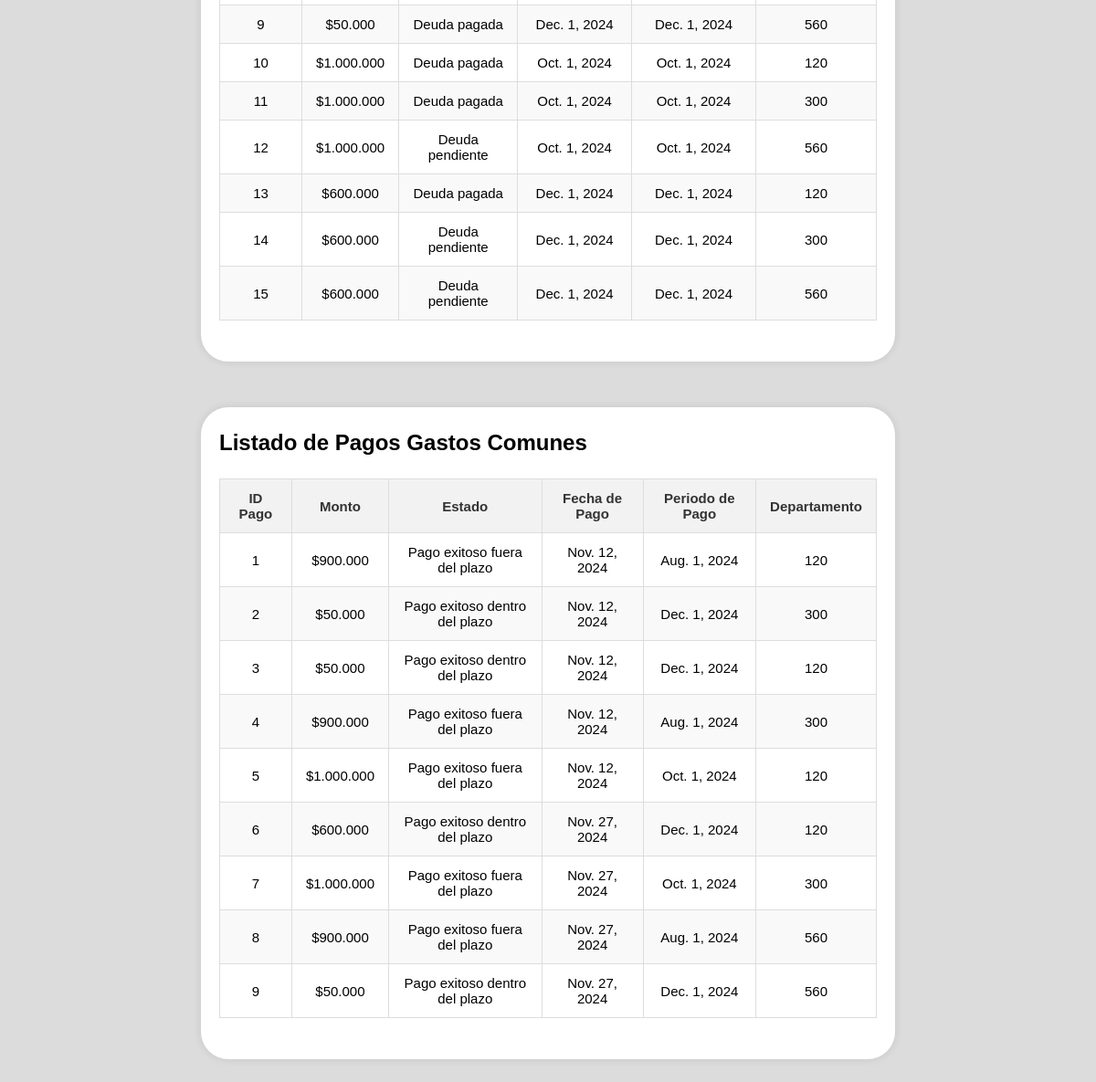
Before: / (lower part) with the older database file.
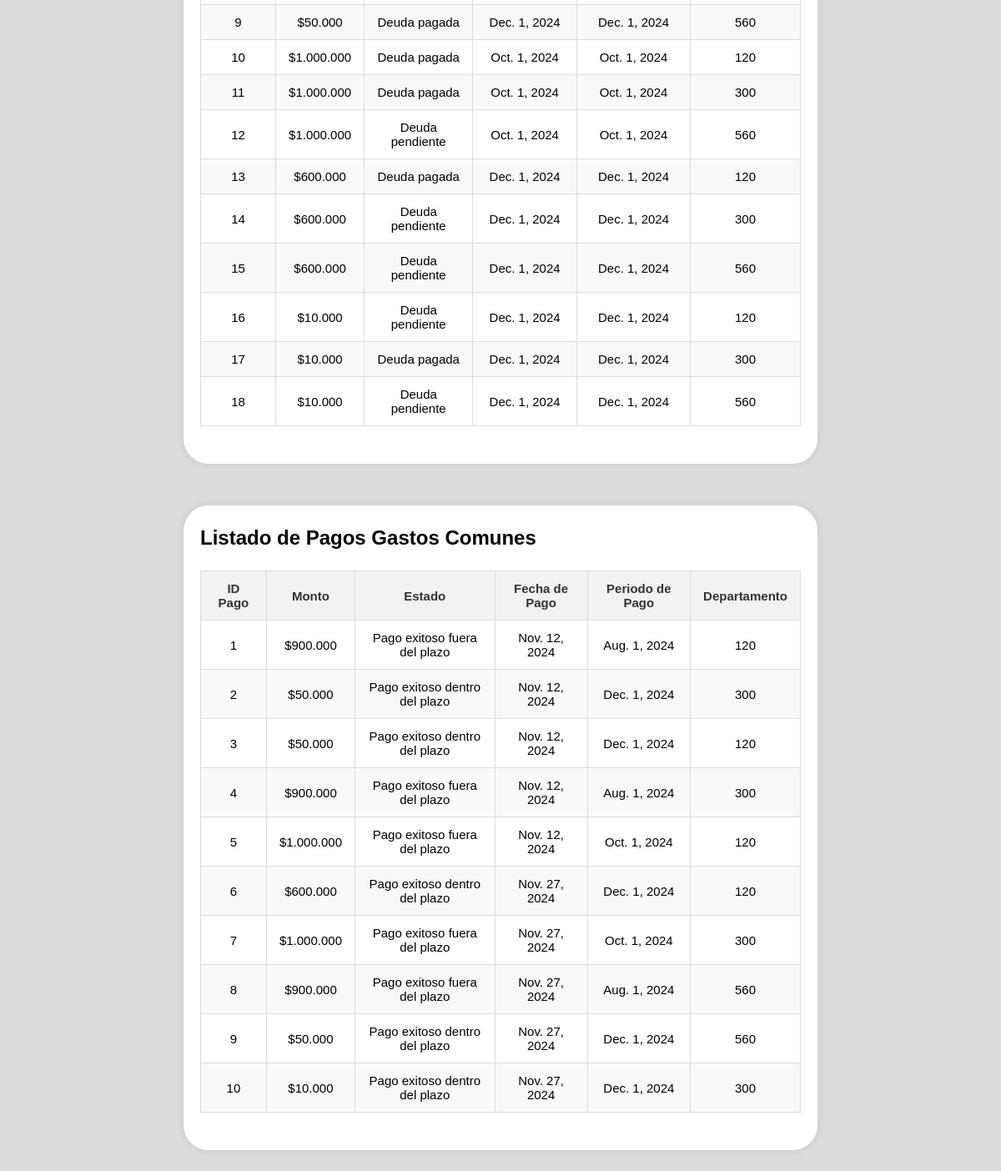
After: the same page with the newer database file.
### MiraPlusSite/models.py (models this page shows, shortened)
class Deuda(models.Model):
    ESTADO = {
        ('Deuda pendiente', 'Deuda pendiente'),
        ('Deuda pagada', 'Deuda pagada'),
    }
    id_deuda = models.AutoField(primary_key=True)
    monto = models.FloatField()
    estado = models.CharField(max_length=80, choices=ESTADO)
    fecha_deuda = models.DateField()
    periodo_deuda = models.DateField(default=None)
    num_departamento = models.ForeignKey(Departamento, default=None, on_delete=models.CASCADE)

class Departamento(models.Model):
    ESTADO = {
        ('Disponible', 'Disponible'),
        ('Ocupado', 'Ocupado'),
        ('En Mantencion', 'En Mantencion'),
    }
    num_departamento = models.IntegerField(primary_key=True)
    cant_habitaciones = models.IntegerField()
    cant_banios = models.IntegerField()
    cant_habitantes = models.IntegerField()
    propietario = models.ForeignKey(Usuario, on_delete=models.CASCADE)
    estado = models.CharField(max_length=80, choices=ESTADO)

class Pago(models.Model):
    ESTADO = {
        ('Pago exitoso dentro del plazo', 'Pago exitoso dentro del plazo'),
        ('Pago exitoso fuera del plazo', 'Pago exitoso fuera del plazo'),
        ('Pago duplicado', 'Pago duplicado'),
    }
    id_pago = models.AutoField(primary_key=True)
    monto = models.FloatField()
    estado = models.CharField(max_length=80, choices=ESTADO)
    fecha_pago = models.DateField()
    periodo_pago = models.DateField(default=None)
    num_departamento = models.ForeignKey(Departamento, default=None, on_delete=models.CASCADE)

### MiraPlusSite/view/pago_view.py (the view, shortened to what this page needs)
# urls.py: path('', pago_view.index, name='index'),
def index(request):
    departamentos = Departamento.objects.all()
    deudas = deuda_filter(request)
    pagos = get_all_pagos()
    return render(request, 'index.html', {'deudas': deudas, 'departamentos': departamentos, 'pagos': pagos})

### MiraPlusSite/service/pago_service.py (called while the page is built)
def get_all_pagos():
    return Pago.objects.all()

### MiraPlusSite/templatetags/custom_filters.py (called while the page is built)
@register.filter
def currency(value):
    value = float(value)
    if value.is_integer():
        formatted_value = "${:,.0f}".format(value)
    else:
        formatted_value = "${:,.2f}".format(value)
    return formatted_value.replace(',', '.')

### MiraPlusSite/views.py (called while the page is built)
def get_all_deudas():
    return Deuda.objects.all()

def deuda_filter(request):
    deudas = get_all_deudas()
    estado = request.GET.get('estado')
    if estado:
        deudas = deudas.filter(estado=estado)
    return deudas

### MiraPlusSite/templates/index.html (shortened to what this page needs)
{% load static %}
{% load custom_filters %}
<!DOCTYPE html>
<html lang="es">
<head>
    <link rel="stylesheet" type="text/css" href="{% static 'css/style.css' %}">
</head>
<body>
    <main class="content-container">
        <section>
            <table border="1">
                <tbody>
                    {% for deuda in deudas %}
                    <tr>
                        <td>{{ deuda.id_deuda }}</td>
                        <td>{{ deuda.monto|currency }}</td>
                        <td>{{ deuda.estado }}</td>
                        <td>{{ deuda.fecha_deuda }}</td>
                        <td>{{ deuda.periodo_deuda }}</td>
                        <td>{{ deuda.num_departamento.num_departamento }}</td>
                    </tr>
                    {% empty %}
                    <tr>
                        <td colspan="6">No se encontraron deudas.</td>
                    </tr>
                    {% endfor %}
                </tbody>
            </table>
        </section>
        <section>
            <header class="header-container">
                <div>
                    <h2>Listado de Pagos Gastos Comunes</h2>
                </div>
            </header>
            <table border="1">
                <thead>
                    <tr>
                        <th>ID Pago</th>
                        <th>Monto</th>
                        <th>Estado</th>
                        <th>Fecha de Pago</th>
                        <th>Periodo de Pago</th>
                        <th>Departamento</th>
                    </tr>
                </thead>
                <tbody>
                    {% for pago in pagos %}
                    <tr>
                        <td>{{ pago.id_pago }}</td>
                        <td>{{ pago.monto|currency }}</td>
                        <td>{{ pago.estado }}</td>
                        <td>{{ pago.fecha_pago }}</td>
                        <td>{{ pago.periodo_pago }}</td>
                        <td>{{ pago.num_departamento.num_departamento }}</td>
                    </tr>
                    {% empty %}
                    <tr>
                        <td colspan="6">No hay pagos</td>
                    </tr>
                    {% endfor %}
                </tbody>
            </table>
        </section>
    </main>
</body>
</html>

### MiraPlusSite/static/css/style.css (style rules this page uses)
body { margin: 0; font-family: Arial, sans-serif; background-color: #DCDCDC; }
.content-container { display: flex; flex-direction: column; justify-content: center; align-items: center; }
section { margin: 25px; padding: 20px; background-color: #FFF; border-radius: 30px; box-shadow: 0 0 10px rgba(0, 0, 0, 0.1); width: 60%; }
section header { margin: 5px 0 20px 0; }
section header h2 { margin: 0; }
.header-container { display: flex; justify-content: space-between; }
table { width: 100%; border-collapse: collapse; margin: 25px 0; font-size: 18px; text-align: left; }
th { font-size: 15px; }
table thead tr { background-color: #f2f2f2; color: #333; text-align: left; font-weight: bold; }
table th, table td { padding: 12px 15px; border: 1px solid #ddd; text-align: center; }
td { font-size: 15px; }
table tbody tr { border-bottom: 1px solid #ddd; }
table tbody tr:nth-of-type(even) { background-color: #f9f9f9; }

Changed rows visible on the page:
added Deuda: id_deuda "16", monto "$10.000", estado "Deuda pendiente", fecha_deuda "Dec. 1, 2024", periodo_deuda "Dec. 1, 2024", num_departamento.num_departamento "120"
added Deuda: id_deuda "17", monto "$10.000", estado "Deuda pagada", fecha_deuda "Dec. 1, 2024", periodo_deuda "Dec. 1, 2024", num_departamento.num_departamento "300"
added Deuda: id_deuda "18", monto "$10.000", estado "Deuda pendiente", fecha_deuda "Dec. 1, 2024", periodo_deuda "Dec. 1, 2024", num_departamento.num_departamento "560"
added Pago: id_pago "10", monto "$10.000", estado "Pago exitoso dentro del plazo", fecha_pago "Nov. 27, 2024", periodo_pago "Dec. 1, 2024", num_departamento.num_departamento "300"
